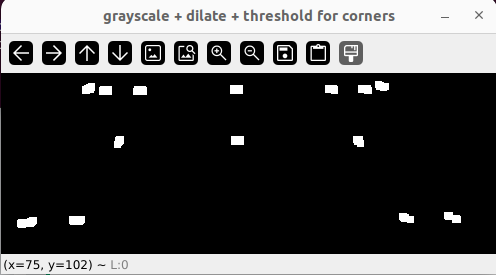
#> input picture images+gifs/harrisCorners.png, 496 x 275 px, given in place of the camera
$ python balltraj.py
#> lines starting #> are read from the running program, lines starting #| are printed output that depends on the picture; after the words box and inside, x2 and y2 are one past the last pixel; in counts of white or black regions, pixels touching at a corner belong together
# src code as of 6/24/24, its able to plot ball traj on pyplot

import cv2 as cv
import numpy as np
from matplotlib import pyplot as plt
camera = cv.VideoCapture(0)
if not camera.isOpened():
   print("ERROR: camera couldnt be opened")
   exit()

objectDetector = cv.createBackgroundSubtractorMOG2(history=100, varThreshold=30)

#for matplotlib
ballx = []
bally = []
success, frame = camera.read()
#> frame is the input picture: shape (275, 496, 3); mean B, G, R 75.3, 75.2, 75.3
Fheight, Fwidth = frame.shape[0:2]
#> Fheight = 275; Fwidth = 496

while True:

   captured, frame = camera.read()
   if not captured:
      print("ERROR: frame captured incorrectly, exiting...")
      break
   # detect objects & draw objects (MIGHT BE REDUNDANT BC OBJ TRACKER)
   mask = objectDetector.apply(frame)
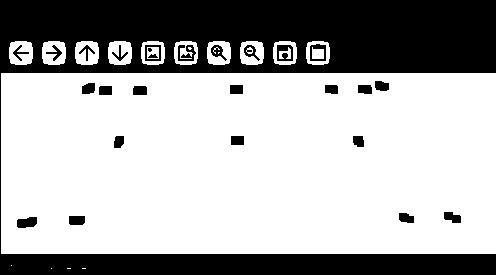
#> mask: shape (275, 496); values 127 (black) and 255 (white), 67.5% white; 27 black regions (1 under 20 px), largest, box (x1, y1, x2, y2) and area: (0, 0, 496, 275) 41515, (17, 217, 37, 228) 179, (277, 45, 293, 61) 176
   _, mask = cv.threshold(mask,254,255,cv.THRESH_BINARY)
#> mask: shape (275, 496); 67.5% white; 27 black regions (1 under 20 px)
   contours, _ = cv.findContours(mask, cv.RETR_TREE, cv.CHAIN_APPROX_SIMPLE)
#> contours = 49 contours, 9 with area under 20; largest, box (x1, y1, x2, y2) and area: (1, 73, 496, 254) 88920, (306, 41, 330, 65) 487, (273, 41, 297, 65) 487, (240, 41, 264, 65) 487, (207, 41, 231, 65) 487

   blankFrame = np.copy(frame) * 0
#> blankFrame: shape (275, 496, 3); every value is 0
   for cnt in contours:
      # remove static & small elements
      # draw boxes around all the detected objects & record ball coords
      area = cv.contourArea(cnt)
      if area > 35:
         x, y, w, h = cv.boundingRect(cnt)
         ballx.append( Fwidth - (x + (w//2)) )
         bally.append( Fheight - (y + h) )
#> this loop made 49 passes
#> (cnt, area, x, y, w, h) on passes 5, 39: ([[1, 73], [1, 253], [495, 253], [495, 73]], 88920, 1, 73, 495, 181), ([[147, 47], [147, 58], [158, 58], [158, 47]], 121, 147, 47, 12, 12)
#> (area, x, y, w, h) on passes 6 to 11: (205, 16, 216, 22, 13), (162.5, 68, 215, 18, 11), (143.5, 398, 212, 17, 12), (162, 443, 211, 19, 13), (126.5, 352, 135, 13, 13), (138, 230, 135, 15, 11)
#> after the loop, ballx = 39 values, max 475 at index 37, min 44 at index 4, mean 294.2; bally = 39 values, max 216 at index 17, min 21 at index 0, mean 178.3


   # detect lines
   grayFrame = cv.cvtColor(frame, cv.COLOR_BGR2GRAY)
   t_lower = 50
   t_upper = 150
   L2Grad = True
   edgesFrame = cv.Canny(grayFrame, t_lower, t_upper, L2gradient = L2Grad)
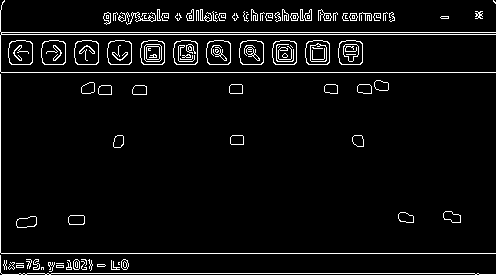
#> edgesFrame: shape (275, 496); 5% white in thin lines or dots
   rho = 1 # distance resolution
   theta = np.pi/180 # angular resolution
   threshold = 15 # min number of votes
   minLineLength = 50 # min pixels to be a line
   maxLineGap = 30 # max pixels between parts of a line
   lines = cv.HoughLinesP(edgesFrame, rho, theta, threshold, np.array([]), minLineLength, maxLineGap)
#> lines = 66 rows, first 6: [1, 34, 495, 34], [1, 72, 495, 72], [1, 32, 495, 32], [1, 253, 495, 253], [1, 273, 478, 273], [0, 64, 360, 64]
   # draw lines
   for line in lines:
      for x1,y1,x2,y2 in line:
         cv.line(blankFrame, (x1,y1),(x2,y2),(255,0,0),5)
#> this loop made 66 passes
#> line on passes 1 to 12: [[1, 34, 495, 34]], [[1, 72, 495, 72]], [[1, 32, 495, 32]], [[1, 253, 495, 253]], [[1, 273, 478, 273]], [[0, 64, 360, 64]], [[104, 20, 394, 20]], [[0, 272, 0, 10]], [[104, 14, 394, 19]], [[104, 13, 393, 13]], [[11, 41, 360, 41]], [[8, 52, 362, 46]]
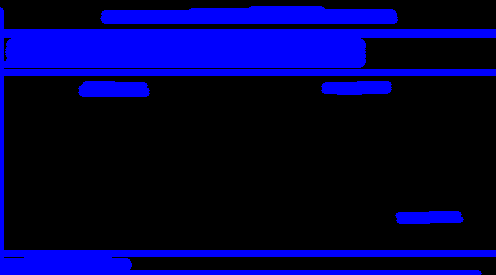
#> blankFrame: shape (275, 496, 3); mean B, G, R 64.5, 0, 0
   cv.imshow('Lines & Objects',blankFrame)


   if cv.waitKey(1) == ord('q'):
#> (key q is pressed here)
      break


#graph ball trajectory
plt.plot(ballx, bally, 'ro')
plt.axline((0,0), (20,20), linewidth=4, color='b')
plt.axline((0,0), (20,35), linewidth=4, color='b')
plt.axline((0,0), (20,50), linewidth=4, color='b')
plt.axis((0,Fwidth,0,Fheight))
plt.show()
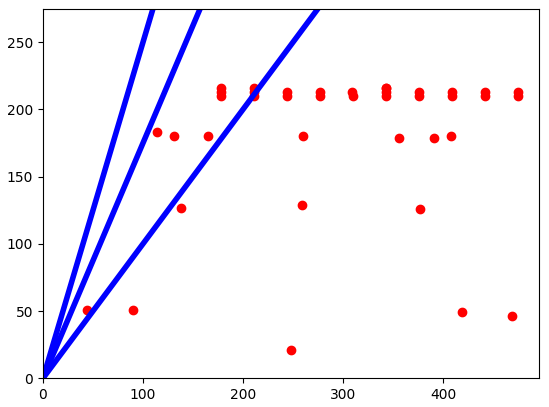
#> figure drawn by matplotlib, 1 panel

#conclude by exiting from everything
camera.release
cv.destroyAllWindows()

$ run again, on images+gifs/houghlines.png
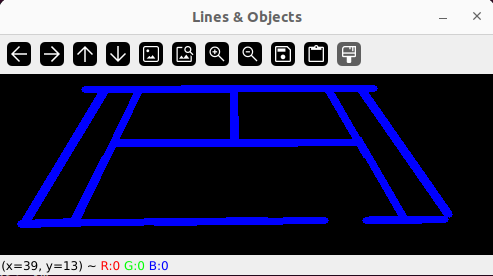
#> input picture images+gifs/houghlines.png, 493 x 276 px, given in place of the camera
#> frame is the input picture: shape (276, 493, 3); mean B, G, R 95.8, 72.8, 72.9
#> `mask = objectDetector.apply(frame)`:
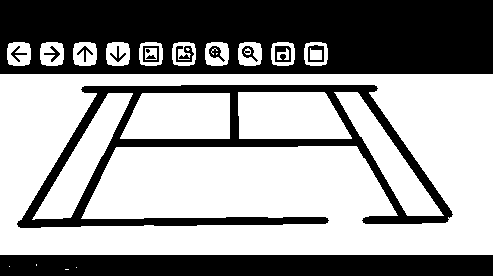
#> mask: shape (276, 493); values 127 (black) and 255 (white), 59.6% white; 15 black regions (1 under 20 px), largest, box (x1, y1, x2, y2) and area: (0, 0, 493, 74) 31202, (17, 85, 453, 228) 12234, (0, 255, 493, 276) 10345
#> contours = 40 contours, 9 with area under 20; largest, box (x1, y1, x2, y2) and area: (0, 74, 493, 255) 88560, (16, 84, 454, 229) 30114, (238, 92, 352, 139) 4572, (120, 93, 230, 139) 4419, (32, 93, 133, 220) 3860
#> the loop `for cnt in contours:` made 40 passes
#> (cnt, area, x, y, w, h) on passes 5, 30: ([[0, 74], [0, 254], [492, 254], [492, 74]], 88560, 0, 74, 493, 181), ([[145, 48], [145, 59], [156, 59], [156, 48]], 121, 145, 48, 12, 12)
#> after the loop `for cnt in contours:`: ballx = 30 values, max 474 at index 28, min 104 at index 4, mean 303.9; bally = 30 values, max 216 at index 8, min 21 at index 0, mean 185.1
#> edgesFrame: shape (276, 493); 3.7% white in thin lines or dots
#> lines = 55 rows, first 6: [0, 33, 492, 33], [0, 254, 492, 254], [0, 73, 492, 73], [12, 274, 492, 274], [9, 65, 358, 65], [6, 52, 320, 41]
#> the loop `for line in lines:` made 55 passes
#> `plt.show()`:
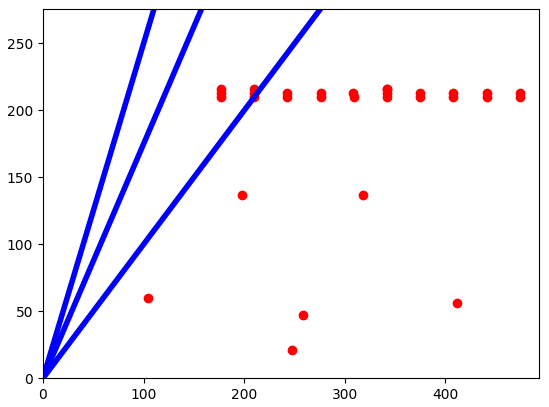
#> figure drawn by matplotlib, 1 panel
